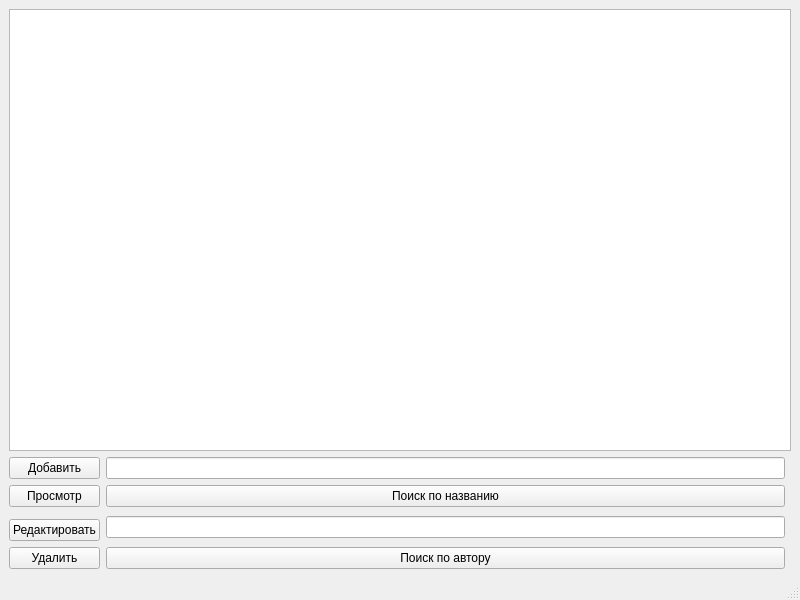
<?xml version="1.0" encoding="UTF-8"?>
<ui version="4.0">
 <class>MainWindow</class>
 <widget class="QMainWindow" name="MainWindow">
  <property name="geometry">
   <rect>
    <x>0</x>
    <y>0</y>
    <width>800</width>
    <height>600</height>
   </rect>
  </property>
  <property name="windowTitle">
   <string>MainWindow</string>
  </property>
  <widget class="QWidget" name="centralwidget">
   <layout class="QGridLayout" name="gridLayout">
    <item row="7" column="1">
     <widget class="QPushButton" name="btn_search_author">
      <property name="text">
       <string>Поиск по автору</string>
      </property>
     </widget>
    </item>
    <item row="7" column="0">
     <widget class="QPushButton" name="btn_delete">
      <property name="text">
       <string>Удалить</string>
      </property>
     </widget>
    </item>
    <item row="2" column="1">
     <widget class="QLineEdit" name="line_search_title"/>
    </item>
    <item row="3" column="1">
     <widget class="QPushButton" name="btn_search_title">
      <property name="text">
       <string>Поиск по названию</string>
      </property>
     </widget>
    </item>
    <item row="5" column="1" rowspan="2">
     <widget class="QLineEdit" name="line_search_author"/>
    </item>
    <item row="3" column="0">
     <widget class="QPushButton" name="btn_view">
      <property name="text">
       <string>Просмотр</string>
      </property>
     </widget>
    </item>
    <item row="6" column="0">
     <widget class="QPushButton" name="btn_edit">
      <property name="text">
       <string>Редактировать</string>
      </property>
     </widget>
    </item>
    <item row="0" column="0" colspan="3">
     <widget class="QTableWidget" name="table_books"/>
    </item>
    <item row="2" column="0">
     <widget class="QPushButton" name="btn_add">
      <property name="text">
       <string>Добавить</string>
      </property>
     </widget>
    </item>
   </layout>
  </widget>
  <widget class="QMenuBar" name="menubar">
   <property name="geometry">
    <rect>
     <x>0</x>
     <y>0</y>
     <width>800</width>
     <height>21</height>
    </rect>
   </property>
  </widget>
  <widget class="QStatusBar" name="statusbar"/>
 </widget>
 <resources/>
 <connections/>
</ui>
